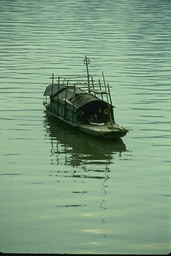
#> input picture image_seg_methods/image_samples/15088.jpg, 171 x 256 px, shrunk from 321 x 481 before the run, found by its file name
$ python k_means_draft.py
#> lines starting #> are read from the running program, lines starting #| are printed output that depends on the picture; after the words box and inside, x2 and y2 are one past the last pixel; in counts of white or black regions, pixels touching at a corner belong together
import scipy.io
import cv2
import numpy as np
import matplotlib.pyplot as plt

mat1 = scipy.io.loadmat('15088.mat')
#> (reads image_seg_methods/label_samples/15088.mat from the repository)
img1 = cv2.imread('15088.jpg')
#> img1 is the input picture: shape (256, 171, 3); mean B, G, R 130.1, 157.9, 126.7
mat2 = scipy.io.loadmat('2092.mat')
#> (reads image_seg_methods/label_samples/2092.mat from the repository)
img2 = cv2.imread('2092.jpg')
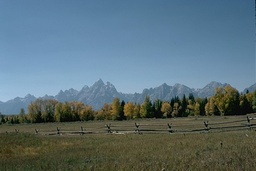
#> input picture image_seg_methods/image_samples/2092.jpg, 256 x 171 px, shrunk from 481 x 321 before the run, found by its file name
#> img2 is the input picture: shape (171, 256, 3); mean B, G, R 118.9, 111.4, 91


# Convert the BRG image to RGB
img1 = cv2.cvtColor(img1, cv2.COLOR_BGR2RGB)

# Convert the RGB image to HSV
# img1 = cv2.cvtColor(img1, cv2.COLOR_RGB2HSV)

img1 = np.asarray(img1)
print(img1.shape)
#| (256, 171, 3)

label1 = np.asarray(mat1['groundTruth'][0][0][0][0][0])
print(label1.shape)

plt.subplot(1,2,1)
plt.imshow(img1)
plt.subplot(1,2,2)
plt.imshow(label1)
plt.show()
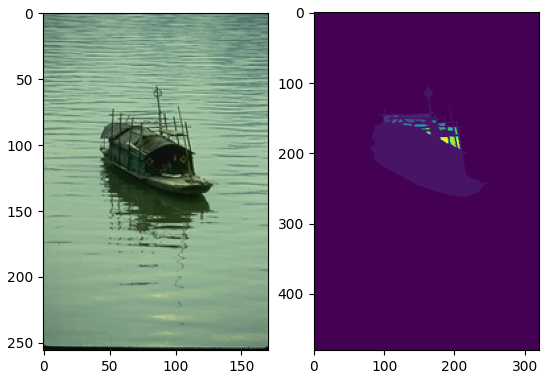
#> figure drawn by matplotlib, 2 panels

# function to cluster A
def k_means(A: np.ndarray, k: int, epochs=50):
#> called with k = 2, epochs = 30
    row = A.shape[0]
#> row = 256
    col = A.shape[1]
#> col = 171
    np.random.seed(10)
    centers = np.random.rand(k, 3)
    # center_i = centers[:,i]
    cluster = np.zeros((row, col))
    sum_of_squares = 0

    for epoch in range(epochs):
        # assigment step
        for i in range(row):
            for j in range(col):
                clt = -1
                dist = np.inf
                vector = A[i, j, :]
                for center in range(k):
                    new_dist = np.linalg.norm(vector - centers[center, :])
                    if new_dist < dist:
                        dist = new_dist
                        clt = center
                cluster[i, j] = clt

        # update step
        for i in range(k):
            sum = np.zeros(3)
            count = 0
            for row_idx in range(row):
                for col_idx in range(col):
                    if cluster[row_idx, col_idx] == i:
                        sum += A[row_idx, col_idx, :]
                        count += 1
            if count != 0:
                centers[i] = sum / count
            # print(f"At epoch {epoch}, sum for cluster {i} is {sum}, \ncenter is {centers[i]}")

        print(f"epoch {epoch}")
        if epoch % 3 == 0 or epoch == epochs - 1:
            # print(f"At {epoch}th epoch, the assigned clusters are: \n{cluster}")
            # compute sum of squares
            sse = 0
            for row_idx in range(row):
                for col_idx in range(col):
                    sse += np.linalg.norm(A[row_idx, col_idx, :] - centers[int(cluster[row_idx, col_idx]), :]) ** 2
            print(f"sum of squares is: {sse}")
            sum_of_squares = sse
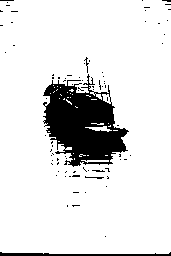
#> cluster: shape (256, 171) float64; values 0 (black) and 1 (white), 88% white; 83 black regions (79 under 20 px), largest, box (x1, y1, x2, y2) and area: (43, 74, 129, 167) 4571, (0, 252, 171, 256) 396, (85, 176, 104, 179) 25, (84, 57, 89, 73) 22
#> after the loop, centers = [[37.81, 56.25, 34.6], [138.8, 171.8, 143.1]]

    # a short summary
    for i in range(k):
        n = np.sum(cluster == i)
        print(f"When k = {k}, there are {n} pixels in cluster {i}")
#> this loop made 2 passes
#> n on passes 1 to 2: 5270, 38506
#| When k = 2, there are 5270 pixels in cluster 0
#| When k = 2, there are 38506 pixels in cluster 1
    print()

    return centers, cluster, sum_of_squares


# # part 1
# centers, cluster, sse = k_means(img1, k=3)

# part 2
min_cluster = 10
max_cluster = 12
# [6 lines of commented-out code are left out]

centers_k, cluster_k, sse = k_means(img1, k=2, epochs=30)
#> centers_k = [[37.81, 56.25, 34.6], [138.8, 171.8, 143.1]]; sse = 48640700.1
# print(sse)

plt.imshow(cluster_k)
plt.show()

# [6 lines of commented-out code are left out]
